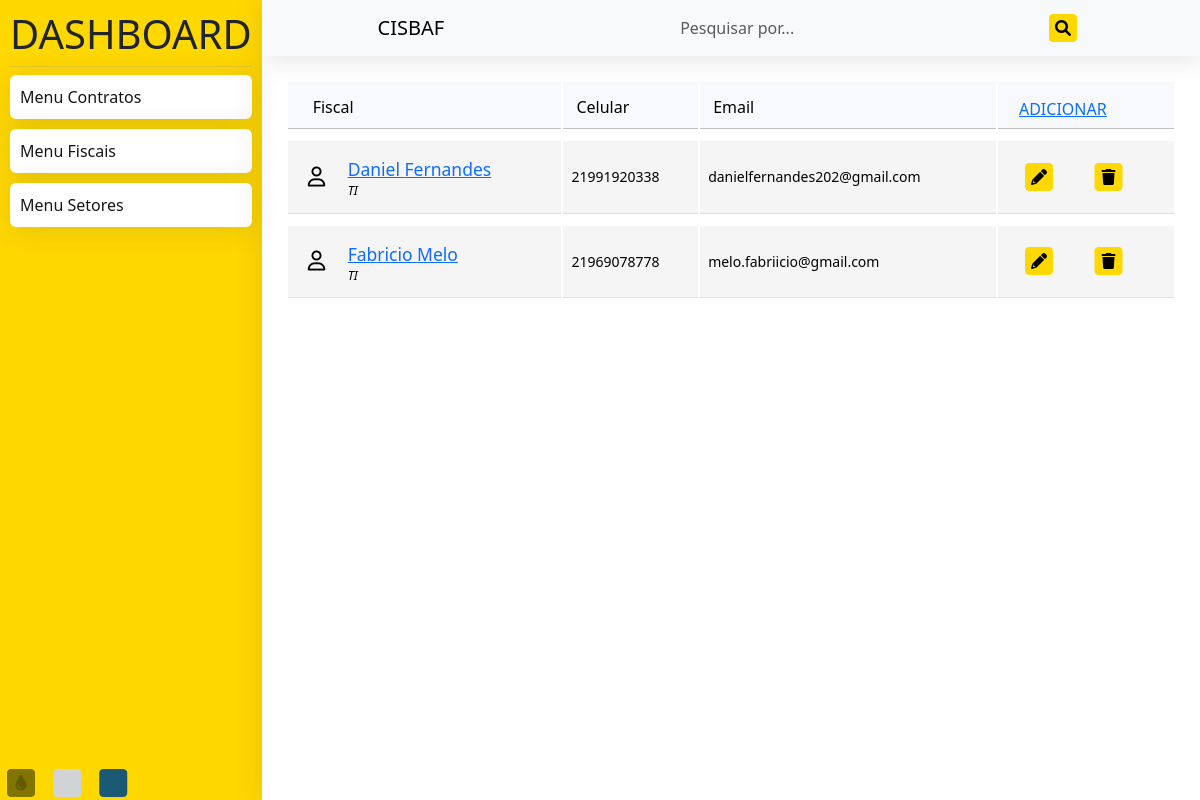
Before: /dash/fiscais with the older database file.
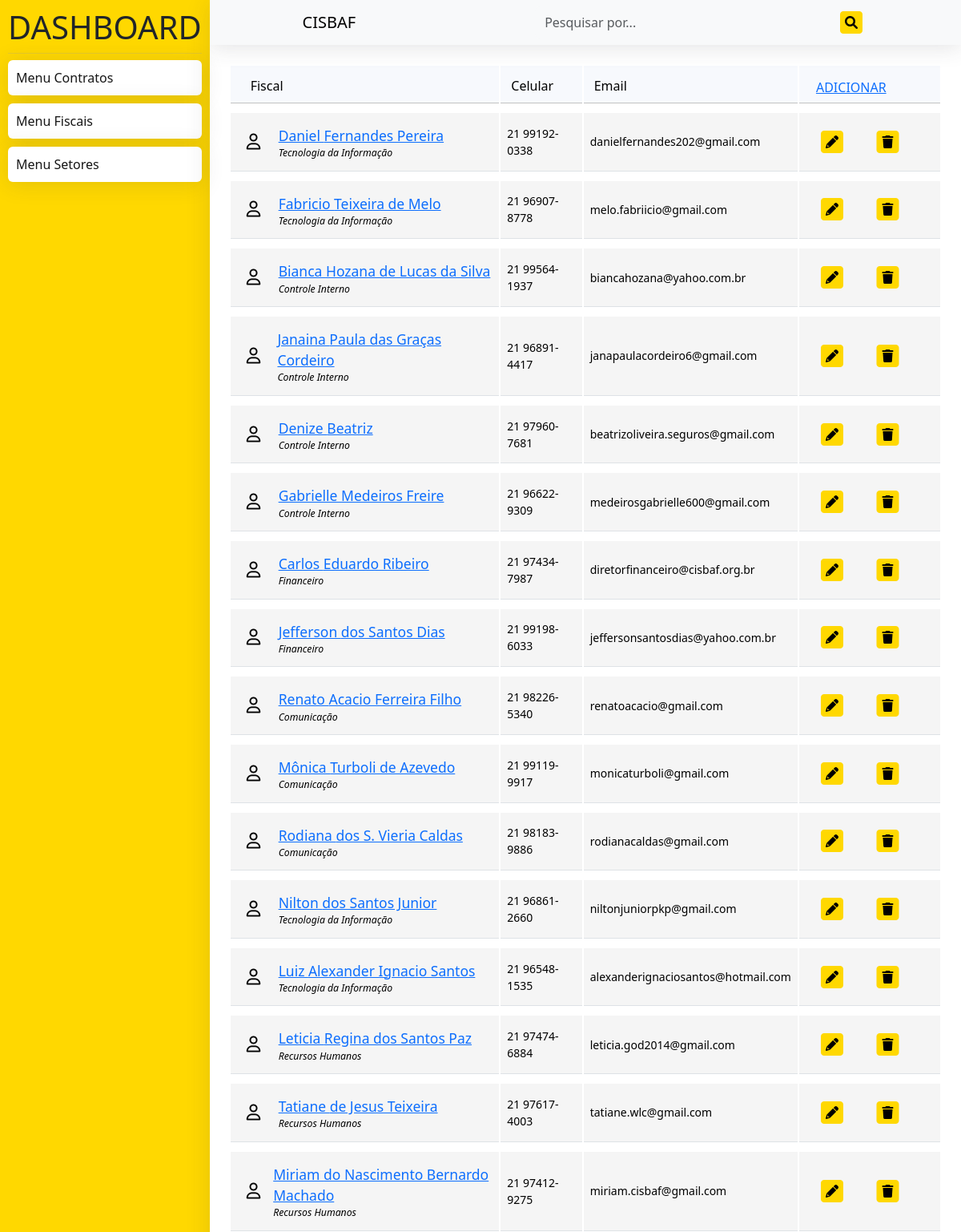
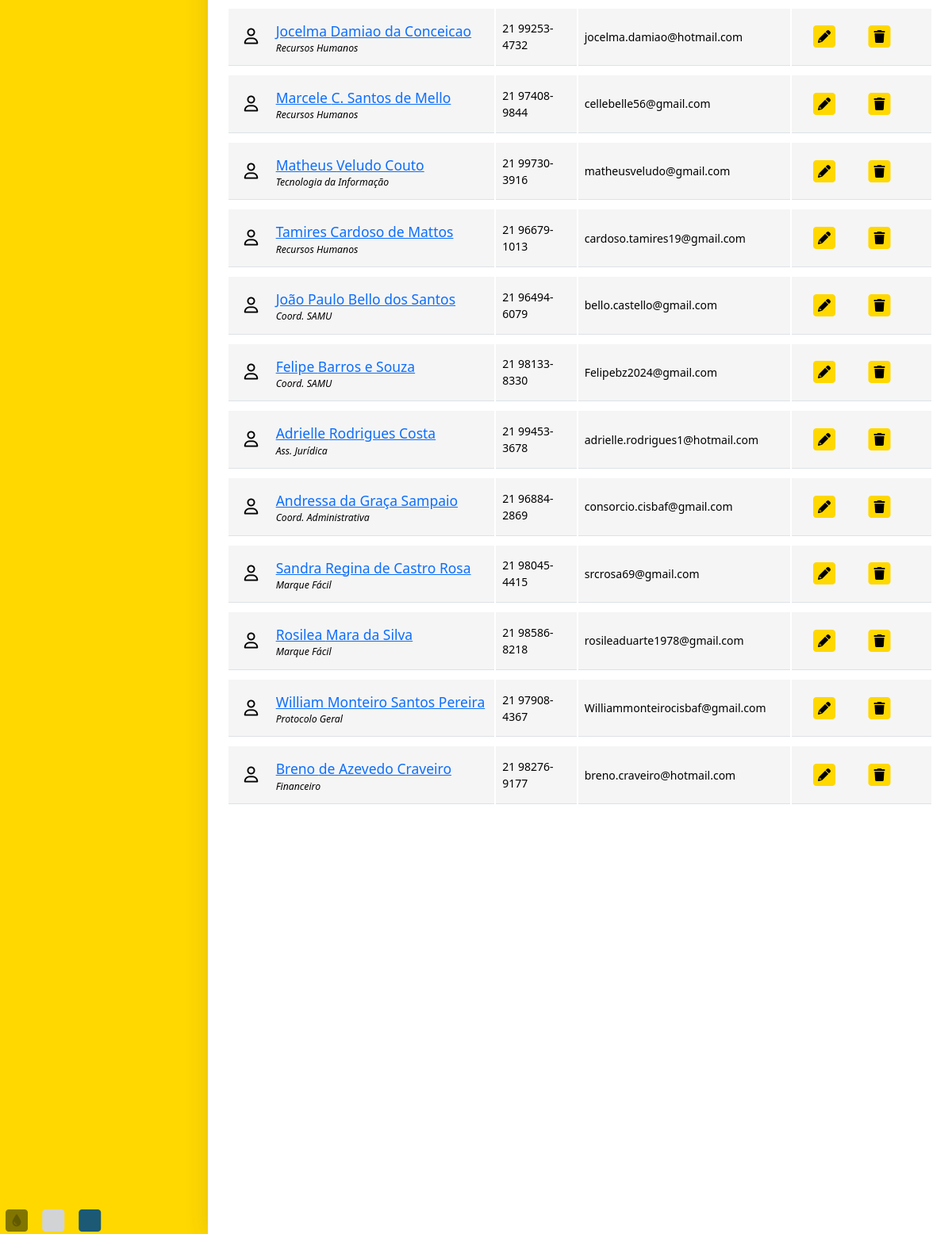
After: the same page with the newer database file (2 pictures, top to bottom).
### accounts/models.py (models this page shows, shortened)
class CustomUser(AbstractUser):
    cell_phone = models.CharField('celular', max_length=100, blank=True, null=True)
    sector = models.ForeignKey(Sector, on_delete=models.DO_NOTHING, blank=True, null=True)
    theme = models.TextField(null=True, blank=True)
    infos_json = None
    @classmethod
    def get_users(cls, **kwargs):
        data_users = CustomUser.objects.filter(**kwargs)
        for user in data_users:
            user.att_json()
        return data_users
    def att_json(self):
        self.infos_json = {
        'id': self.pk,
        'name': f'{self.first_name} {self.last_name}',
        'email': self.email,
        'cell_phone': self.cell_phone,
        'sector': {'id': self.sector.pk, 'name': self.sector.name},
        }

class Sector(models.Model):
    name = models.CharField('Setor', unique=True, max_length=200)
    users = None

### contracts/views/view_dash.py (the view)
# urls.py: path('dash/fiscais', view_dash.dash_fiscais, name="contract_dash_fiscais"),
def dash_fiscais(request, pk: int=None):
    context = {
        'data_users': CustomUser.get_users(),
        'search_page': True,
        'term': pk if pk else None
        }
    return render(request, 'contract_dash_fiscais.html', context=context)

### contracts/templates/contract_dash_fiscais.html (shortened to what this page needs)
{% extends 'static/contracts/base_dash.html' %}
{% load static %}
{% block body %}
<div class="container">
    <br>
    <div class="container">
        <div class="row">
            <div class="col-lg-12">
                <div class="main-box clearfix">
                    <div class="table-responsive" style="overflow: auto;max-height: 80vh;">
                        <table class="table user-list">
                            <thead>
                                <tr>
                                    <th><span>Fiscal</span></th>
                                    <th><span>Celular</span></th>
                                    <th><span>Email</span></th>
                                    <th>
                                        <button class="btn btn-link" type="button" onclick="CreateUserCanvas();">
                                            ADICIONAR
                                        </button>
                                    </th>
                                </tr>
                            </thead>
                            <tbody>
                                {% for fiscal in data_users %}
                                <tr id="fiscal-{{ fiscal.pk }}" name="search">
                                    <td name="search" data-pk={{ fiscal.pk }}>
                                       <div class="d-flex"  style="gap: 10px;">
                                        <i style="width: 30px;align-self: center;font-size:20px;" class="fa-regular fa-user "></i>
                                        <div class="d-flex flex-column" >
                                            <a href="#" class="user-link" style="margin-left: 0px;">{{ fiscal.first_name }} {{ fiscal.last_name }} </a>
                                            <span class="user-subhead">{{ fiscal.sector.name }}</span>
                                          </div>
                                       </div>
                                    </td>
                                    <td name="search" data-pk={{ fiscal.pk }}>
                                        {{ fiscal.cell_phone }}
                                    </td>
                                    <td name="search" data-pk={{ fiscal.pk }}>
                                        {{ fiscal.email }}
                                    </td>
                                    <td style="width: 20%;">
                                        <button type="button" class="btn" onclick="EditUserCanvas(`{{fiscal.infos_json|safe}}`);">
                                            <span class="fa-stack">
                                                <i class="fa fa-square fa-stack-2x icon-bg"></i>
                                                <i class="fa fa-pencil fa-stack-1x fa-inverse icon-c"></i>
                                            </span>
                                        </button>
                                        <button type="button" class="btn" onclick="DeleteFiscal('{{ fiscal.first_name }} {{ fiscal.last_name }}', {{ fiscal.pk }})" class="table-link danger">
                                            <span class="fa-stack">
                                                <i class="fa fa-square fa-stack-2x icon-bg"></i>
                                                <i class="fa fa-trash fa-stack-1x fa-inverse icon-c"></i>
                                            </span>
                                        </button>
                                    </td>
                                </tr>
                                {% endfor %}
                            </tbody>
                        </table>
                    </div>
                </div>
            </div>
        </div>
    </div>
</div>
{% endblock body %}

### templates/static/contracts/base_dash.html (shortened to what this page needs)
<!DOCTYPE html>
{% load static %}
<html lang="pt-br">
  <head>
    <link rel="stylesheet" href="https://cdnjs.cloudflare.com/ajax/libs/font-awesome/6.0.0-beta3/css/all.min.css">
    {% include 'parciais/contracts/_head_dash.html' %}
  </head>
  <body>
    <div class="page">
      <div class="pageLeft">
        <div class="menu">
          <h1>DASHBOARD</h1>
          <hr>
          <section>
            <nav>
              <a href="{% url 'contract_dash_contract' %}"> Menu Contratos </a>
            </nav>
            <nav>
              <a href="{% url 'contract_dash_fiscais' %}"> Menu Fiscais </a>
            </nav>
            <nav>
              <a href="{% url 'contract_dash_sectors' %}"> Menu Setores </a>
            </nav>
          </section>
        </div>
        <footer>
          <a class="btn" style="padding:0px;" href={% url 'theme' 0 %} >
            <span class="fa-stack">
              <i class="fa-solid fa-droplet"></i>
                <i class="fa fa-square fa-stack-2x" style="color: #6f6700e0;"></i>
              </span>
            </a>
            <a class="btn" style="padding:0px;" href={% url 'theme' 1 %} >
              <span class="fa-stack">
                <i class="fa-solid fa-droplet"></i>
                  <i class="fa fa-square fa-stack-2x" style="color: #d2d3d5;"></i>
                </span>
              </a>
              <a class="btn" style="padding:0px;" href={% url 'theme' 2 %} >
                <span class="fa-stack">
                  <i class="fa-solid fa-droplet"></i>
                    <i class="fa fa-square fa-stack-2x" style="color: #1b5974;"></i>
                  </span>
                </a>
        </footer>
      </div>
      <div class="pageRight shadow" style="overflow:auto;">
        {% include 'parciais/contracts/_nav.html' %}
        {% block body %}{% endblock body %}
      </div>
    </div>
  </body>
</html>

### templates/parciais/contracts/_head_dash.html (shortened to what this page needs)
{%load static%}
<link rel="stylesheet" href="{% static 'global/bootstrap5.min.css' %}">
<link rel="stylesheet" href="{% static 'contracts/css/global.css' %}">

### templates/parciais/contracts/_nav.html (shortened to what this page needs)
<nav class="navbar navbar-expand-lg navbar-light bg-light shadow">
    <div class="container-fluid">
      <div class="mynav">
        <a class="navbar-brand" href="{% url 'contract_index' %}">CISBAF</a>
      {% if search_page %}
      <div class="input-group" style="flex: 0.5;">
        <input id="searchPage" type="text" class="form-control bg-light border-0 small" placeholder="Pesquisar por..." aria-label="Search">
        <button class="btn" style="padding:0px;" type="button" id="btnSearch">
            <span class="fa-stack">
                <i class="fa fa-square fa-stack-2x icon-bg"></i>
                <i class="fa fa-magnifying-glass fa-stack-1x fa-inverse icon-c "></i>
            </span>
        </button>
      </div>
      {% endif %}
      </div>
    </div>
  </nav>

### templates/static/contracts/css/global.css (style rules this page uses)
* { margin: 0; padding: 0; box-sizing: border-box; }
html, body { height: 100%; width: 100%; }
hr { display: block; margin-block-start: 0.5em; margin-block-end: 0.5em; margin-inline-start: auto; margin-inline-end: auto; unicode-bidi: isolate; overflow: hidden; border-style: inset; }
.icon-bg { color: var(--icon-bc); }
.icon-c { color: var(--icon-c); }
.shadow { box-shadow: 0 .15rem 1.75rem 0 rgba(58, 59, 69, .15) !important; }
.page { display: flex; background-color: var(--background-color); height: 100%; }
.pageRight { flex: 3; background-color: transparent; }
.menu { padding: 10px; }
.mynav { flex: 1; display: flex; justify-content: space-around; }
.user-list tbody td .user-link { display: block; font-size: 1.25em; padding-top: 3px; margin-left: 60px; }
.user-list tbody td .user-subhead { font-size: 0.875em; font-style: italic; }
.table { border-collapse: separate; }
.table thead > tr > th { border-bottom: 1px solid #C2C2C2; align-content: center; padding-bottom: 0; }
.table tbody > tr > td { font-size: 0.875em; background: #f5f5f5; border-top: 10px solid #fff; vertical-align: middle; padding: 12px 8px; }
.table tbody > tr > td:first-child, .table thead > tr > th:first-child { padding-left: 20px; }
.table thead > tr > th span { display: inline-block; padding: 0 5px; padding-bottom: 5px; font-weight: normal; }
.table th { background-color: #f7f9fd; }

Changed rows visible on the page:
changed CustomUser "Daniel": last_name "Fernandes" → "Fernandes Pereira"; sector.name "TI" → "Tecnologia da Informação"; cell_phone "21991920338" → "21 99192-0338"
changed CustomUser "Fabricio": last_name "Melo" → "Teixeira de Melo"; sector.name "TI" → "Tecnologia da Informação"; cell_phone "21969078778" → "21 96907-8778"
added CustomUser: first_name "Bianca", last_name "Hozana de Lucas da Silva", sector.name "Controle Interno", cell_phone "21 99564-1937", email "biancahozana@yahoo.com.br"
added CustomUser: first_name "Janaina", last_name "Paula das Graças Cordeiro", sector.name "Controle Interno", cell_phone "21 96891-4417", email "janapaulacordeiro6@gmail.com"
added CustomUser: first_name "Denize", last_name "Beatriz", sector.name "Controle Interno", cell_phone "21 97960-7681", email "beatrizoliveira.seguros@gmail.com"
added CustomUser: first_name "Gabrielle", last_name "Medeiros Freire", sector.name "Controle Interno", cell_phone "21 96622-9309", email "medeirosgabrielle600@gmail.com"
added CustomUser: first_name "Carlos", last_name "Eduardo Ribeiro", sector.name "Financeiro", cell_phone "21 97434-7987", email "diretorfinanceiro@cisbaf.org.br"
added CustomUser: first_name "Jefferson", last_name "dos Santos Dias", sector.name "Financeiro", cell_phone "21 99198-6033", email "jeffersonsantosdias@yahoo.com.br"
added CustomUser: first_name "Renato", last_name "Acacio Ferreira Filho", sector.name "Comunicação", cell_phone "21 98226-5340", email "renatoacacio@gmail.com"
added CustomUser: first_name "Mônica", last_name "Turboli de Azevedo", sector.name "Comunicação", cell_phone "21 99119-9917", email "monicaturboli@gmail.com"
added CustomUser: first_name "Rodiana", last_name "dos S. Vieria Caldas", sector.name "Comunicação", cell_phone "21 98183-9886", email "rodianacaldas@gmail.com"
added CustomUser: first_name "Nilton", last_name "dos Santos Junior", sector.name "Tecnologia da Informação", cell_phone "21 96861-2660", email "niltonjuniorpkp@gmail.com"
added CustomUser: first_name "Luiz", last_name "Alexander Ignacio Santos", sector.name "Tecnologia da Informação", cell_phone "21 96548-1535", email "alexanderignaciosantos@hotmail.com"
added CustomUser: first_name "Leticia", last_name "Regina dos Santos Paz", sector.name "Recursos Humanos", cell_phone "21 97474-6884", email "leticia.god2014@gmail.com"
added CustomUser: first_name "Tatiane", last_name "de Jesus Teixeira", sector.name "Recursos Humanos", cell_phone "21 97617-4003", email "tatiane.wlc@gmail.com"
added CustomUser: first_name "Miriam", last_name "do Nascimento Bernardo Machado", sector.name "Recursos Humanos", cell_phone "21 97412-9275", email "miriam.cisbaf@gmail.com"
added CustomUser: first_name "Jocelma", last_name "Damiao da Conceicao", sector.name "Recursos Humanos", cell_phone "21 99253-4732", email "jocelma.damiao@hotmail.com"
added CustomUser: first_name "Marcele", last_name "C. Santos de Mello", sector.name "Recursos Humanos", cell_phone "21 97408-9844", email "cellebelle56@gmail.com"
added CustomUser: first_name "Matheus", last_name "Veludo Couto", sector.name "Tecnologia da Informação", cell_phone "21 99730-3916", email "matheusveludo@gmail.com"
added CustomUser: first_name "Tamires", last_name "Cardoso de Mattos", sector.name "Recursos Humanos", cell_phone "21 96679-1013", email "cardoso.tamires19@gmail.com"
added CustomUser: first_name "João", last_name "Paulo Bello dos Santos", sector.name "Coord. SAMU", cell_phone "21 96494-6079", email "bello.castello@gmail.com"
added CustomUser: first_name "Felipe", last_name "Barros e Souza", sector.name "Coord. SAMU", cell_phone "21 98133-8330", email "Felipebz2024@gmail.com"
added CustomUser: first_name "Adrielle", last_name "Rodrigues Costa", sector.name "Ass. Jurídica", cell_phone "21 99453-3678", email "adrielle.rodrigues1@hotmail.com"
added CustomUser: first_name "Andressa", last_name "da Graça Sampaio", sector.name "Coord. Administrativa", cell_phone "21 96884-2869", email "consorcio.cisbaf@gmail.com"
added CustomUser: first_name "Sandra", last_name "Regina de Castro Rosa", sector.name "Marque Fácil", cell_phone "21 98045-4415", email "srcrosa69@gmail.com"
added CustomUser: first_name "Rosilea", last_name "Mara da Silva", sector.name "Marque Fácil", cell_phone "21 98586-8218", email "rosileaduarte1978@gmail.com"
added CustomUser: first_name "William", last_name "Monteiro Santos Pereira", sector.name "Protocolo Geral", cell_phone "21 97908-4367", email "Williammonteirocisbaf@gmail.com"
added CustomUser: first_name "Breno", last_name "de Azevedo Craveiro", sector.name "Financeiro", cell_phone "21 98276-9177", email "breno.craveiro@hotmail.com"
